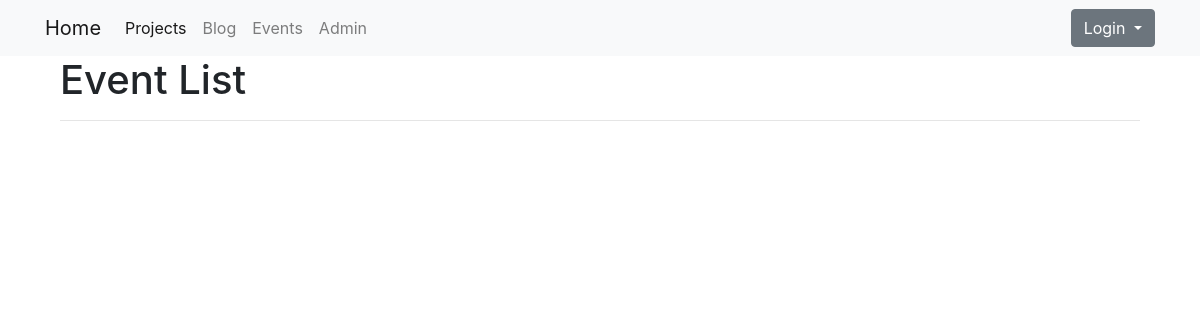
The page /posting/ on the database as committed earlier.
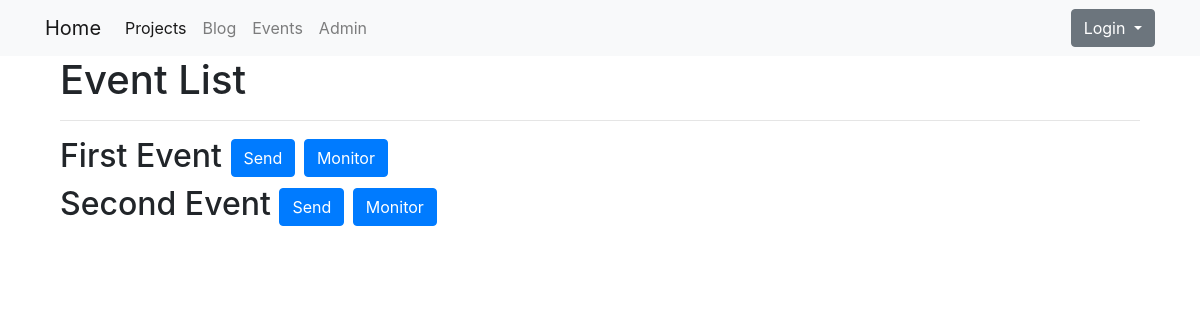
The same page on the database as committed later.
### posting/models.py (models this page shows, shortened)
class Event(models.Model):
  name = models.CharField(max_length=20)

### posting/views.py (the view)
# urls.py: path("", views.event_list, name="event_list"),
def event_list(request):
  events = Event.objects.all()
  context = {
    "events": events,
  }
  return render(request, 'event_list.html', context)

### posting/templates/event_list.html
{% extends "base.html" %}
{% block page_content %}
<div class="col">
    <h1>Event List</h1>
    <hr>
    {% for event in events %}
    <h2>
      {{ event.name }}
      <a class="btn btn-primary" href="{% url 'post_info' event.pk %}" role="button">Send</a>
      <a class="btn btn-primary" href="{% url 'event_monitor' event.pk %}" role="button">Monitor</a>
    </h2>
    {% endfor %}
</div>
{% endblock %}

### reitzwaysite/templates/base.html (shortened to what this page needs)
<link rel="stylesheet" href="https://stackpath.bootstrapcdn.com/bootstrap/4.1.3/css/bootstrap.min.css">
{% include "navbar.html" %}
<div class="container">
    {% block page_content %}{% endblock %}
</div>

### reitzwaysite/templates/navbar.html (shortened to what this page needs)
<nav class="navbar navbar-expand-lg navbar-light bg-light">
    <div class="container">
        <a class="navbar-brand" href="{% url 'core_index' %}">Home</a>
        <div class="collapse navbar-collapse" id="navbarSupportedContent">
          <ul class="navbar-nav mr-auto">
            <li class="nav-item active">
              <a class="nav-link" href="{% url 'project_index' %}">Projects</a>
            </li>
            <li class="nav-item">
              <a class="nav-link" href="{% url 'blog_index' %}">Blog</a>
            </li>
            <li class="nav-item">
              <a class="nav-link" href="{% url 'event_list' %}">Events</a>
            </li>
            <li class="nav-item">
              <a class="nav-link" href="../admin/">Admin</a>
            </li>
          </ul>
        </div>
        {% include "navbar_rightside.html" %}
    </div>
</nav>

### reitzwaysite/templates/navbar_rightside.html
{% if user.is_authenticated %}
  {% include "navbar_rs_loggedin.html" %}
{% else %}
  {% include "navbar_rs_notloggedin.html" %}
{% endif %}

### reitzwaysite/templates/navbar_rs_notloggedin.html (shortened to what this page needs)
<div class="dropdown">
  <button class="btn btn-secondary dropdown-toggle" type="button" id="dropdownMenuButton" data-toggle="dropdown" aria-haspopup="true" aria-expanded="false">
    Login
  </button>
</div>

Rows that differ between the two databases and show on the page:
added Event: name "First Event"
added Event: name "Second Event"
